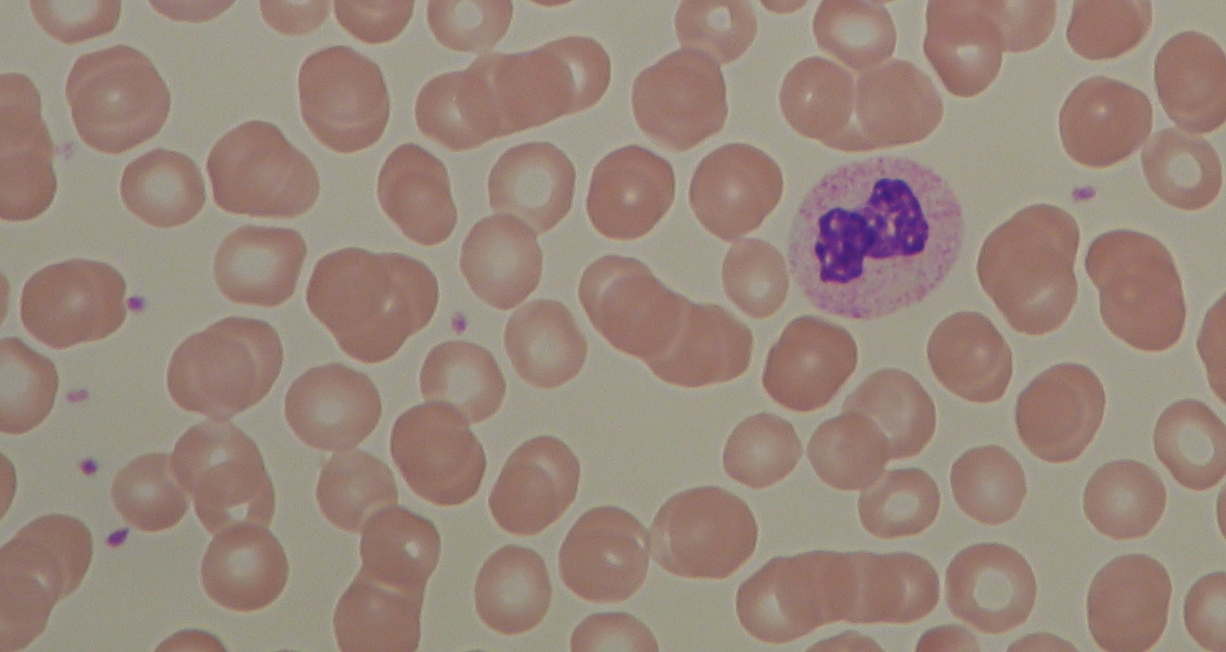
#> input picture test.jpg, 1226 x 652 px
$ python quadtree.py
#> lines starting #> are read from the running program, lines starting #| are printed output that depends on the picture
# Open cv library
import cv2

# matplotlib for displaying the images
from matplotlib import pyplot as plt
import matplotlib.patches as patches

import random
import math
import numpy as np


class Node():
    def __init__(self, x0, y0, w, h):
        self.x0 = x0
        self.y0 = y0
        self.width = w
        self.height = h
        self.children = []

    def get_width(self):
        return self.width

    def get_height(self):
        return self.height

    def get_points(self):
        return self.points

    def get_points(self, img):
        return img[self.x0:self.x0 + self.get_width(), self.y0:self.y0+self.get_height()]

    def get_error(self, img):
        pixels = self.get_points(img)
        b_avg = np.mean(pixels[:,:,0])
        b_mse = np.square(np.subtract(pixels[:,:,0], b_avg)).mean()

        g_avg = np.mean(pixels[:,:,1])
        g_mse = np.square(np.subtract(pixels[:,:,1], g_avg)).mean()

        r_avg = np.mean(pixels[:,:,2])
        r_mse = np.square(np.subtract(pixels[:,:,2], r_avg)).mean()

        e = r_mse * 0.2989 + g_mse * 0.5870 + b_mse * 0.1140

        return (e * img.shape[0]* img.shape[1])/90000000


class QTree():
    def __init__(self, stdThreshold, minPixelSize, img):
        self.threshold = stdThreshold
        self.min_size = minPixelSize
        self.minPixelSize = minPixelSize
        self.img = img
        self.root = Node(0, 0, img.shape[0], img.shape[1])

    def get_points(self):
        return img[self.root.x0:self.root.x0 + self.root.get_width(), self.root.y0:self.root.y0+self.root.get_height()]

    def subdivide(self):
        recursive_subdivide(self.root, self.threshold, self.minPixelSize, self.img)

    def graph_tree(self):
        fig = plt.figure(figsize=(10, 10))
        plt.title("Quadtree")
        c = find_children(self.root)
        print("Number of segments: %d" %len(c))
        for n in c:
            plt.gcf().gca().add_patch(patches.Rectangle((n.y0, n.x0), n.height, n.width, fill=False))
        plt.gcf().gca().set_xlim(0,img.shape[1])
        plt.gcf().gca().set_ylim(img.shape[0], 0)
        plt.axis('equal')
        plt.show()
        return

    def render_img(self, thickness = 1, color = (0,0,255)):
        imgc = self.img.copy()
        c = find_children(self.root)
        for n in c:
            pixels = n.get_points(self.img)
            # grb
            gAvg = math.floor(np.mean(pixels[:,:,0]))
            rAvg = math.floor(np.mean(pixels[:,:,1]))
            bAvg = math.floor(np.mean(pixels[:,:,2]))

            imgc[n.x0:n.x0 + n.get_width(), n.y0:n.y0+n.get_height(), 0] = gAvg
            imgc[n.x0:n.x0 + n.get_width(), n.y0:n.y0+n.get_height(), 1] = rAvg
            imgc[n.x0:n.x0 + n.get_width(), n.y0:n.y0+n.get_height(), 2] = bAvg

        if thickness > 0:
            for n in c:
                # Draw a rectangle
                imgc = cv2.rectangle(imgc, (n.y0, n.x0), (n.y0+n.get_height(), n.x0+n.get_width()), color, thickness)
        return imgc


def recursive_subdivide(node, k, minPixelSize, img):

    if node.get_error(img)<=k:
        return
    w_1 = int(math.floor(node.width/2))
    w_2 = int(math.ceil(node.width/2))
    h_1 = int(math.floor(node.height/2))
    h_2 = int(math.ceil(node.height/2))

    if w_1 <= minPixelSize or h_1 <= minPixelSize:
        return

    x1 = Node(node.x0, node.y0, w_1, h_1) # top left
    recursive_subdivide(x1, k, minPixelSize, img)
    x2 = Node(node.x0, node.y0+h_1, w_1, h_2) # btm left
    recursive_subdivide(x2, k, minPixelSize, img)
    x3 = Node(node.x0 + w_1, node.y0, w_2, h_1)# top right
    recursive_subdivide(x3, k, minPixelSize, img)
    x4 = Node(node.x0+w_1, node.y0+h_1, w_2, h_2) # btm right
    recursive_subdivide(x4, k, minPixelSize, img)
    node.children = [x1, x2, x3, x4]


def find_children(node):
   if not node.children:
       return [node]
   else:
       children = []
       for child in node.children:
           children += (find_children(child))
   return children

def printI(img):
    fig= plt.figure(figsize=(20, 20))
    rgb = cv2.cvtColor(img, cv2.COLOR_BGR2RGB)
    plt.imshow(rgb)

def printI2(i1, i2):
    fig= plt.figure(figsize=(20, 10))
    ax1 = fig.add_subplot(1,2,1)
    ax1.imshow(cv2.cvtColor(i1, cv2.COLOR_BGR2RGB))
    ax2 = fig.add_subplot(1,2,2)
    ax2.imshow(cv2.cvtColor(i2, cv2.COLOR_BGR2RGB))

def concat_images(img1, img2, boarder=5, color=(255,255,255)):
    img1_boarder = cv2.copyMakeBorder(
                 img1,
                 boarder, #top
                 boarder, #btn
                 boarder, #left
                 boarder, #right
                 cv2.BORDER_CONSTANT,
                 value=color
              )
    img2_boarder = cv2.copyMakeBorder(
                 img2,
                 boarder, #top
                 boarder, #btn
                 0, #left
                 boarder, #right
                 cv2.BORDER_CONSTANT,
                 value=color
              )
    return np.concatenate((img1_boarder, img2_boarder), axis=1)

def displayQuadTree(img_name, threshold=7, minCell=3, img_boarder=20, line_boarder=1, line_color=(0,0,255)):
    imgT= cv2.imread(img_name)
    qt = QTree(threshold, minCell, imgT)
    qt.subdivide()
    qtImg= qt.render_img(thickness=line_boarder, color=line_color)
    file_name = "output/" + img_name.split("/")[-1]
    cv2.imwrite(file_name,qtImg)
    file_name_2 = "output/diptych-" + img_name[-6] + img_name[-5] + ".jpg"
    hConcat = concat_images(imgT, qtImg, boarder=img_boarder, color=(255,255,255))
    cv2.imwrite(file_name_2,hConcat)
    printI(hConcat)


if __name__ == '__main__':
    img = cv2.imread('test.jpg')
#> img is the input picture: shape (652, 1226, 3); mean B, G, R 124, 135.4, 153.5
    printI(img)

    qtTemp = QTree(4, 3, img)  #contrast threshold, min cell size, img
    qtTemp.subdivide() # recursively generates quad tree
#> in get_error, `b_avg = np.mean(pixels[:,:,0])`: b_avg = 124
#> in get_error, `b_mse = np.square(np.subtract(pixels[:,:,0], b_avg)).mean()`: b_mse = 239.1
#> in get_error, `g_avg = np.mean(pixels[:,:,1])`: g_avg = 135.4
#> in get_error, `g_mse = np.square(np.subtract(pixels[:,:,1], g_avg)).mean()`: g_mse = 394.7
#> in get_error, `r_avg = np.mean(pixels[:,:,2])`: r_avg = 153.5
#> in get_error, `r_mse = np.square(np.subtract(pixels[:,:,2], r_avg)).mean()`: r_mse = 84.19
#> in get_error, `e = r_mse * 0.2989 + g_mse * 0.5870 + b_mse * 0.1140`: e = 284.1
    qtTemp.graph_tree()
#| Number of segments: 1
#> in graph_tree, `plt.show()`:
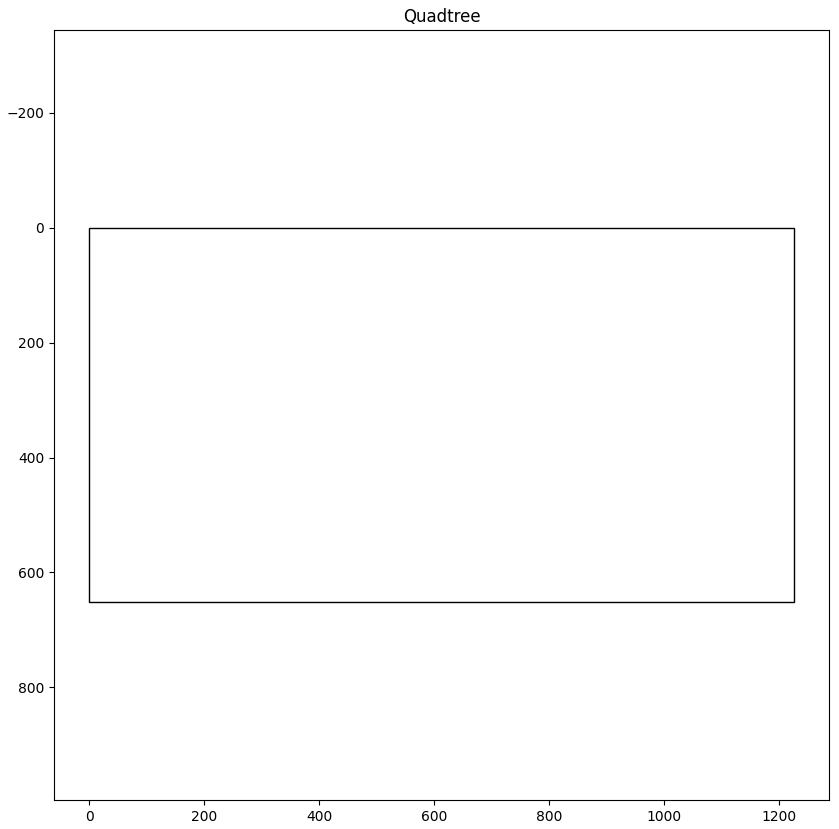
#> figure drawn by matplotlib, 1 panel

    qtTemp2 = QTree(5, 5, img)
    qtTemp2.subdivide()
    qtTemp2.graph_tree()
#| Number of segments: 1

    displayQuadTree("test.jpg", threshold=1, img_boarder=20, line_color=(0,0,0), line_boarder = 1)
#> in get_points (call 5), `return img[self.x0:self.x0 + self.get_width(), self.y0:self.y0+self.ge..`:
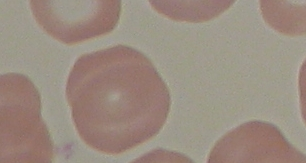
#> returned value: shape (163, 306, 3); mean of channels 0, 1, 2 128.1, 140, 154.8; drawn as B, G, R
#> in get_points (call 6), `return img[self.x0:self.x0 + self.get_width(), self.y0:self.y0+self.ge..`:
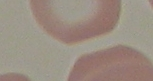
#> returned value: shape (81, 153, 3); mean of channels 0, 1, 2 129.2, 140.8, 154.7; drawn as B, G, R
#> after the loop in render_img, `for n in c:`:
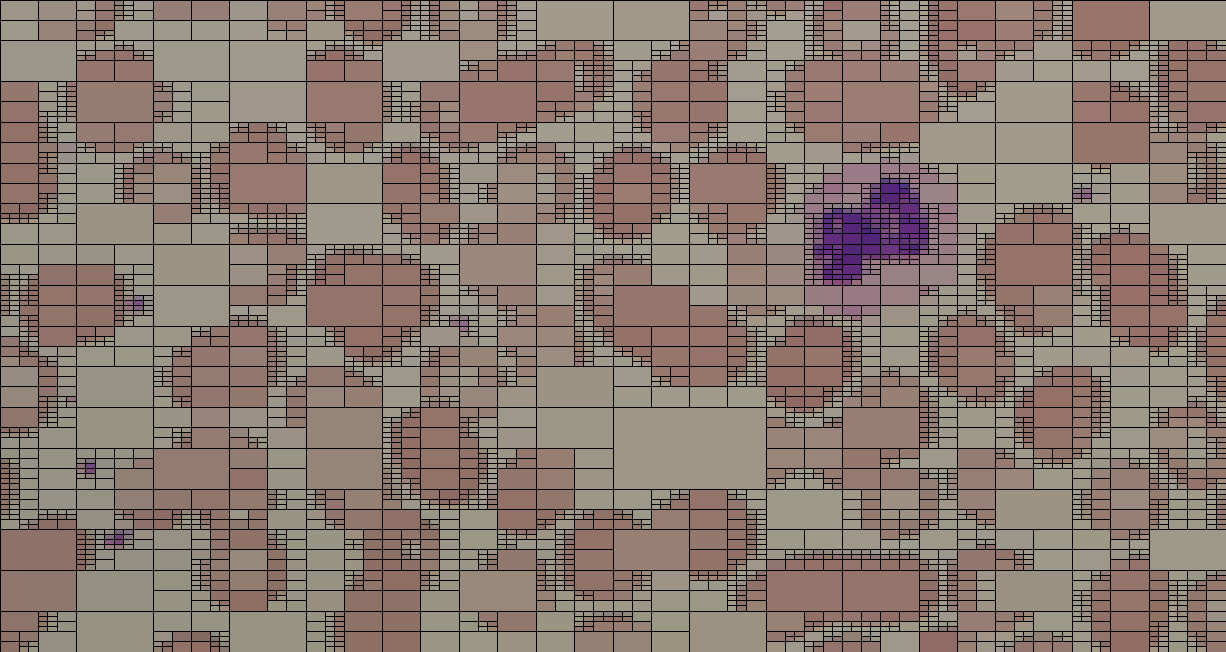
#> imgc: shape (652, 1226, 3); mean B, G, R 108.9, 119, 134.9
#> in concat_images, `img1_boarder = cv2.copyMakeBorder( img1, boarder,`:
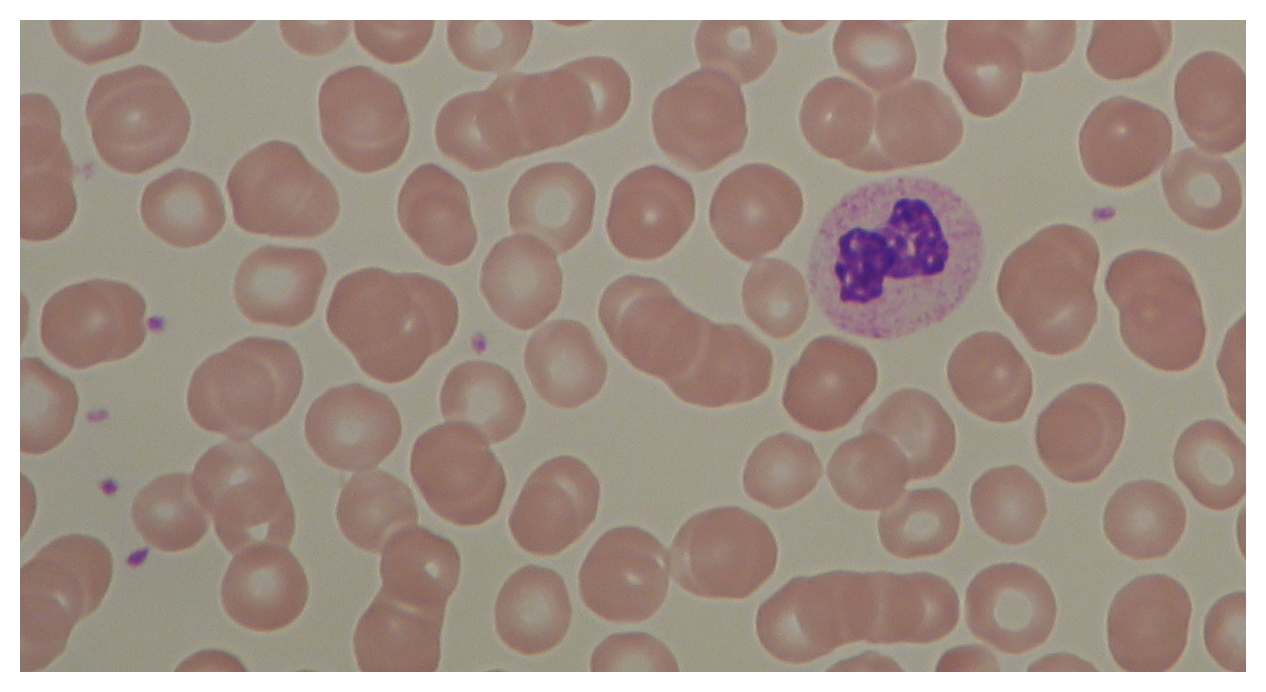
#> img1_boarder: shape (692, 1266, 3); mean B, G, R 135.5, 145.8, 162.4
#> in concat_images, `img2_boarder = cv2.copyMakeBorder( img2, boarder,`:
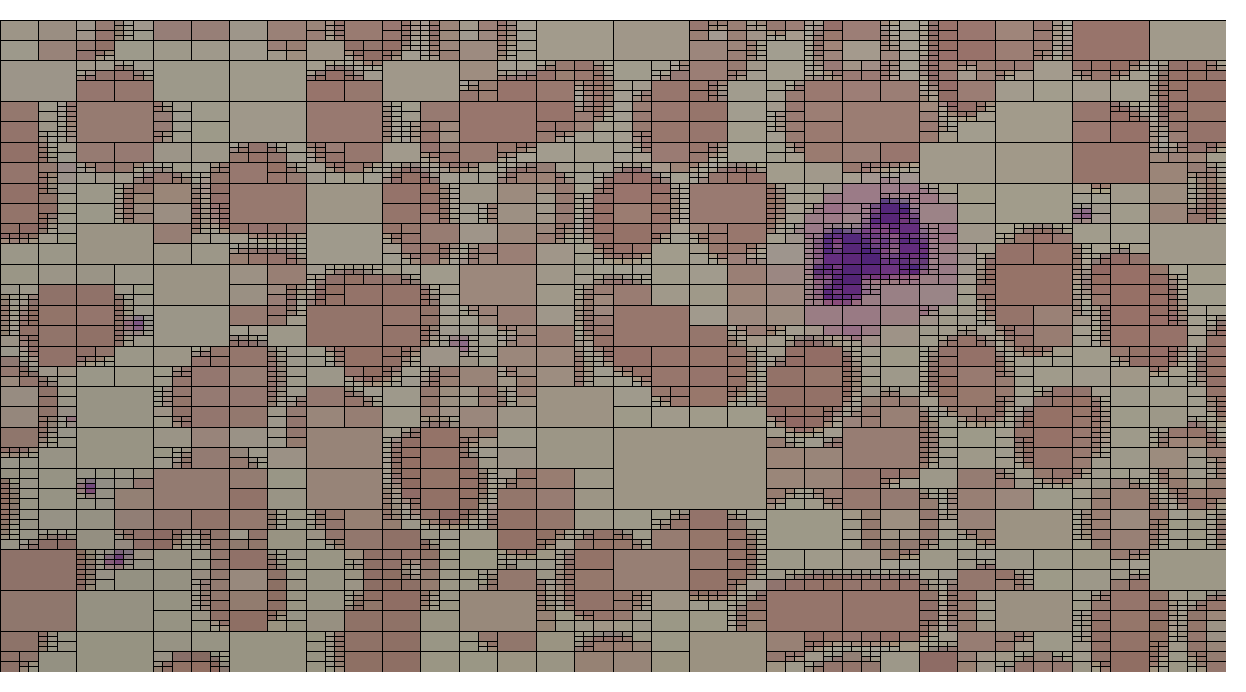
#> img2_boarder: shape (692, 1246, 3); mean B, G, R 119.5, 128.9, 143.6
#> in concat_images, `return np.concatenate((img1_boarder, img2_boarder), axis=1)`:
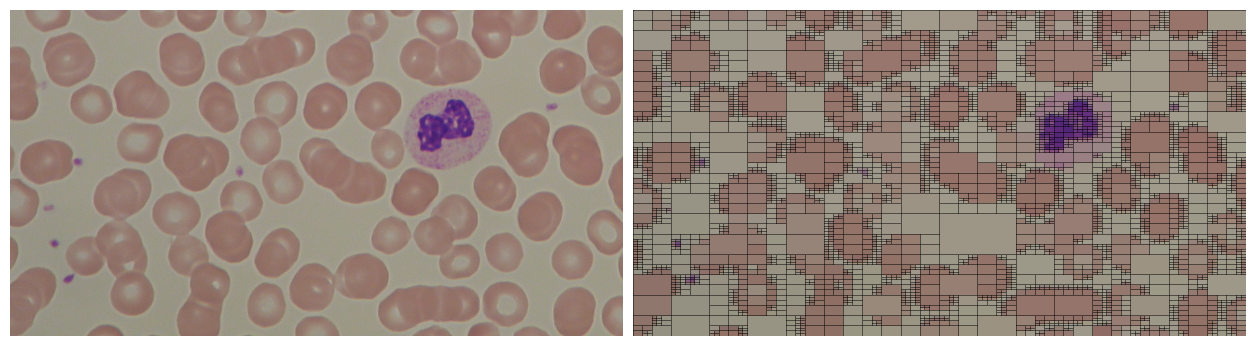
#> returned value: shape (692, 2512, 3) (shown at 1/2 size); mean of channels 0, 1, 2 127.6, 137.4, 153.1; drawn as B, G, R
